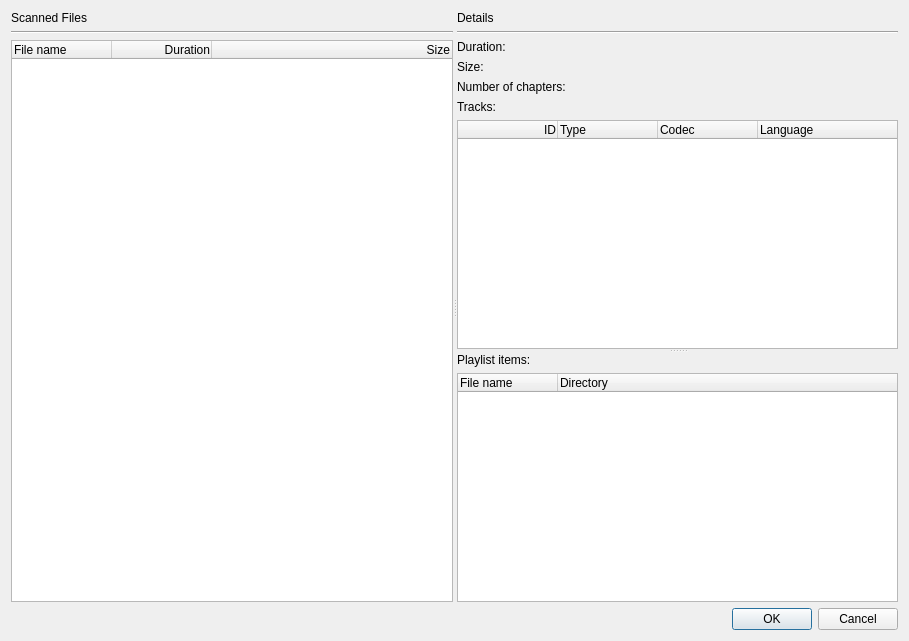
<?xml version="1.0" encoding="UTF-8"?>
<ui version="4.0">
 <class>SelectPlaylistDialog</class>
 <widget class="QDialog" name="SelectPlaylistDialog">
  <property name="windowModality">
   <enum>Qt::ApplicationModal</enum>
  </property>
  <property name="geometry">
   <rect>
    <x>0</x>
    <y>0</y>
    <width>909</width>
    <height>641</height>
   </rect>
  </property>
  <property name="windowTitle">
   <string>Select file to add</string>
  </property>
  <layout class="QVBoxLayout" name="verticalLayout_5">
   <item>
    <widget class="QSplitter" name="splitter_2">
     <property name="orientation">
      <enum>Qt::Horizontal</enum>
     </property>
     <widget class="QWidget" name="">
      <layout class="QVBoxLayout" name="verticalLayout">
       <item>
        <widget class="QLabel" name="scannedFilesLabel">
         <property name="text">
          <string>Scanned Files</string>
         </property>
        </widget>
       </item>
       <item>
        <widget class="Line" name="line">
         <property name="orientation">
          <enum>Qt::Horizontal</enum>
         </property>
        </widget>
       </item>
       <item>
        <widget class="QTreeWidget" name="scannedFiles">
         <property name="editTriggers">
          <set>QAbstractItemView::NoEditTriggers</set>
         </property>
         <property name="showDropIndicator" stdset="0">
          <bool>false</bool>
         </property>
         <property name="selectionBehavior">
          <enum>QAbstractItemView::SelectRows</enum>
         </property>
         <column>
          <property name="text">
           <string>File name</string>
          </property>
         </column>
         <column>
          <property name="text">
           <string>Duration</string>
          </property>
          <property name="textAlignment">
           <set>AlignRight|AlignVCenter</set>
          </property>
         </column>
         <column>
          <property name="text">
           <string>Size</string>
          </property>
          <property name="textAlignment">
           <set>AlignRight|AlignVCenter</set>
          </property>
         </column>
        </widget>
       </item>
      </layout>
     </widget>
     <widget class="QWidget" name="">
      <layout class="QVBoxLayout" name="verticalLayout_4">
       <item>
        <widget class="QLabel" name="detailsLabel">
         <property name="text">
          <string>Details</string>
         </property>
        </widget>
       </item>
       <item>
        <widget class="Line" name="line_2">
         <property name="orientation">
          <enum>Qt::Horizontal</enum>
         </property>
        </widget>
       </item>
       <item>
        <layout class="QGridLayout" name="gridLayout">
         <item row="0" column="0">
          <widget class="QLabel" name="durationLabel">
           <property name="text">
            <string>Duration:</string>
           </property>
          </widget>
         </item>
         <item row="0" column="1">
          <widget class="QLabel" name="duration">
           <property name="sizePolicy">
            <sizepolicy hsizetype="Expanding" vsizetype="Preferred">
             <horstretch>0</horstretch>
             <verstretch>0</verstretch>
            </sizepolicy>
           </property>
           <property name="text">
            <string/>
           </property>
          </widget>
         </item>
         <item row="1" column="0">
          <widget class="QLabel" name="sizeLabel">
           <property name="text">
            <string>Size:</string>
           </property>
          </widget>
         </item>
         <item row="2" column="0">
          <widget class="QLabel" name="numberOfChaptersLabel">
           <property name="text">
            <string>Number of chapters:</string>
           </property>
          </widget>
         </item>
         <item row="2" column="1">
          <widget class="QLabel" name="numberOfChapters">
           <property name="sizePolicy">
            <sizepolicy hsizetype="Expanding" vsizetype="Preferred">
             <horstretch>0</horstretch>
             <verstretch>0</verstretch>
            </sizepolicy>
           </property>
           <property name="text">
            <string/>
           </property>
          </widget>
         </item>
         <item row="1" column="1">
          <widget class="QLabel" name="size">
           <property name="sizePolicy">
            <sizepolicy hsizetype="Expanding" vsizetype="Preferred">
             <horstretch>0</horstretch>
             <verstretch>0</verstretch>
            </sizepolicy>
           </property>
           <property name="text">
            <string/>
           </property>
          </widget>
         </item>
        </layout>
       </item>
       <item>
        <widget class="QSplitter" name="splitter">
         <property name="orientation">
          <enum>Qt::Vertical</enum>
         </property>
         <widget class="QWidget" name="">
          <layout class="QVBoxLayout" name="verticalLayout_2">
           <item>
            <widget class="QLabel" name="tracksLabel">
             <property name="text">
              <string>Tracks:</string>
             </property>
            </widget>
           </item>
           <item>
            <widget class="QTreeWidget" name="tracks">
             <property name="editTriggers">
              <set>QAbstractItemView::NoEditTriggers</set>
             </property>
             <property name="showDropIndicator" stdset="0">
              <bool>false</bool>
             </property>
             <property name="selectionBehavior">
              <enum>QAbstractItemView::SelectRows</enum>
             </property>
             <column>
              <property name="text">
               <string>ID</string>
              </property>
              <property name="textAlignment">
               <set>AlignRight|AlignVCenter</set>
              </property>
             </column>
             <column>
              <property name="text">
               <string>Type</string>
              </property>
             </column>
             <column>
              <property name="text">
               <string>Codec</string>
              </property>
             </column>
             <column>
              <property name="text">
               <string>Language</string>
              </property>
             </column>
            </widget>
           </item>
          </layout>
         </widget>
         <widget class="QWidget" name="">
          <layout class="QVBoxLayout" name="verticalLayout_3">
           <item>
            <widget class="QLabel" name="playlistItemsLabel">
             <property name="text">
              <string>Playlist items:</string>
             </property>
            </widget>
           </item>
           <item>
            <widget class="QTreeWidget" name="playlistItems">
             <property name="editTriggers">
              <set>QAbstractItemView::NoEditTriggers</set>
             </property>
             <property name="showDropIndicator" stdset="0">
              <bool>false</bool>
             </property>
             <property name="selectionBehavior">
              <enum>QAbstractItemView::SelectRows</enum>
             </property>
             <column>
              <property name="text">
               <string>File name</string>
              </property>
             </column>
             <column>
              <property name="text">
               <string>Directory</string>
              </property>
             </column>
            </widget>
           </item>
          </layout>
         </widget>
        </widget>
       </item>
      </layout>
     </widget>
    </widget>
   </item>
   <item>
    <widget class="QDialogButtonBox" name="buttonBox">
     <property name="orientation">
      <enum>Qt::Horizontal</enum>
     </property>
     <property name="standardButtons">
      <set>QDialogButtonBox::Cancel|QDialogButtonBox::Ok</set>
     </property>
    </widget>
   </item>
  </layout>
 </widget>
 <tabstops>
  <tabstop>scannedFiles</tabstop>
  <tabstop>tracks</tabstop>
  <tabstop>playlistItems</tabstop>
  <tabstop>buttonBox</tabstop>
 </tabstops>
 <resources/>
 <connections>
  <connection>
   <sender>buttonBox</sender>
   <signal>accepted()</signal>
   <receiver>SelectPlaylistDialog</receiver>
   <slot>accept()</slot>
   <hints>
    <hint type="sourcelabel">
     <x>227</x>
     <y>613</y>
    </hint>
    <hint type="destinationlabel">
     <x>157</x>
     <y>274</y>
    </hint>
   </hints>
  </connection>
  <connection>
   <sender>buttonBox</sender>
   <signal>rejected()</signal>
   <receiver>SelectPlaylistDialog</receiver>
   <slot>reject()</slot>
   <hints>
    <hint type="sourcelabel">
     <x>295</x>
     <y>619</y>
    </hint>
    <hint type="destinationlabel">
     <x>286</x>
     <y>274</y>
    </hint>
   </hints>
  </connection>
  <connection>
   <sender>scannedFiles</sender>
   <signal>currentItemChanged(QTreeWidgetItem*,QTreeWidgetItem*)</signal>
   <receiver>SelectPlaylistDialog</receiver>
   <slot>onScannedFileSelected(QTreeWidgetItem*,QTreeWidgetItem*)</slot>
   <hints>
    <hint type="sourcelabel">
     <x>128</x>
     <y>494</y>
    </hint>
    <hint type="destinationlabel">
     <x>128</x>
     <y>637</y>
    </hint>
   </hints>
  </connection>
 </connections>
 <slots>
  <slot>onScannedFileSelected(QTreeWidgetItem*,QTreeWidgetItem*)</slot>
 </slots>
</ui>
